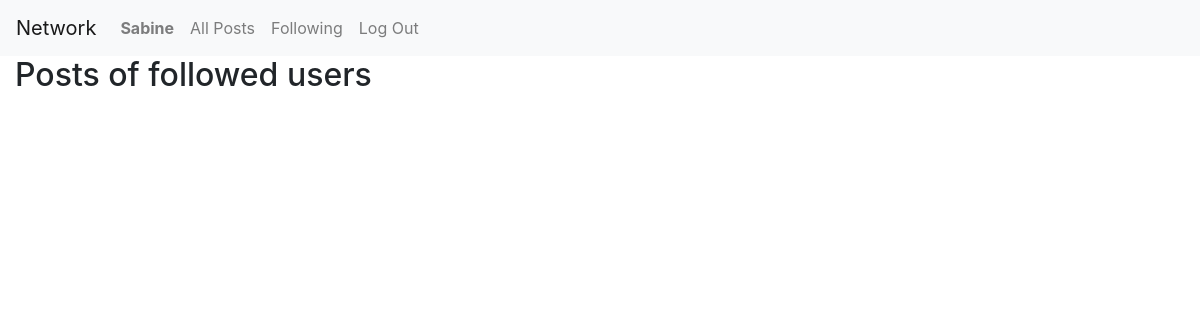
/follow (signed in), run on an earlier commit of the app's database.
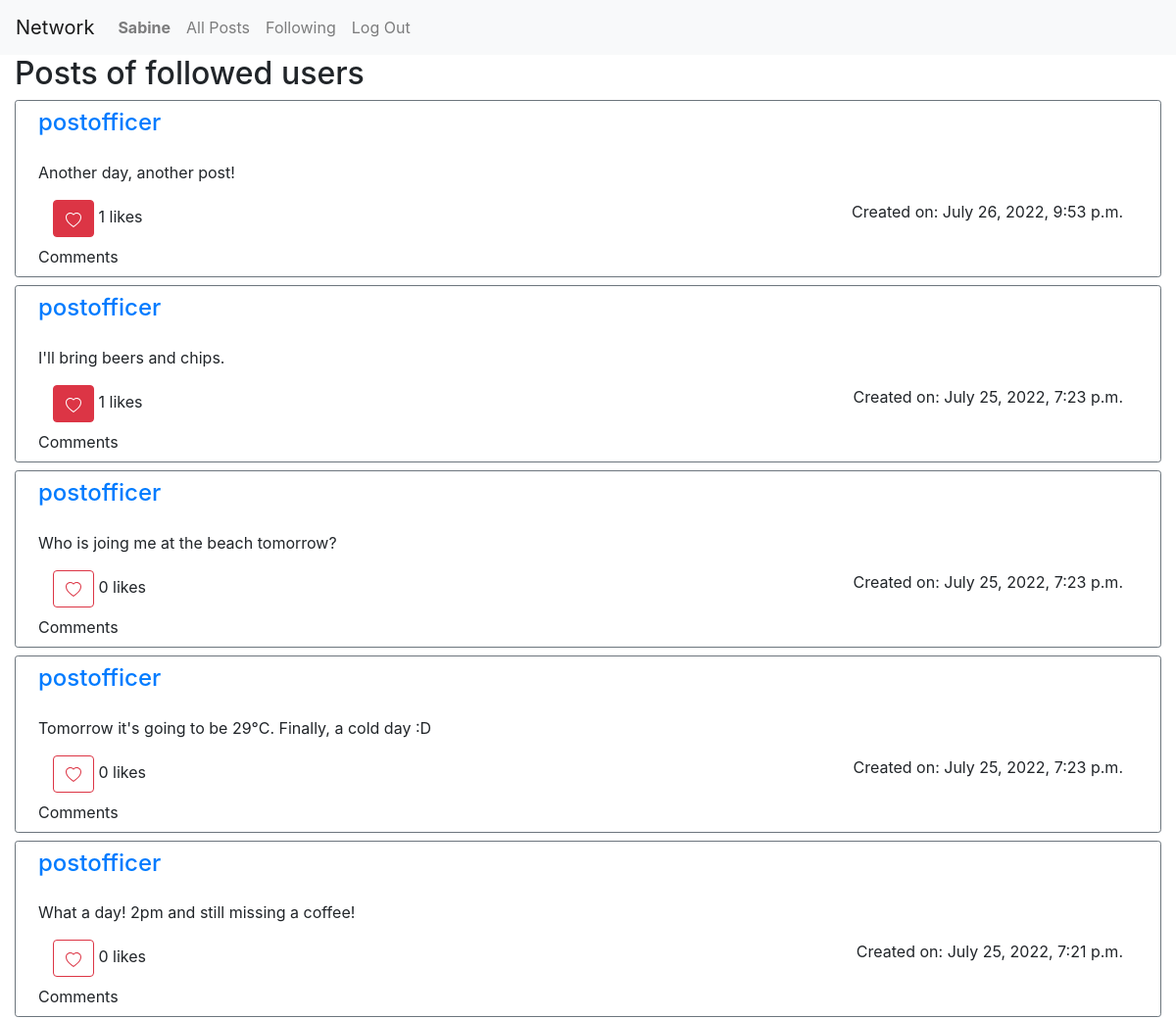
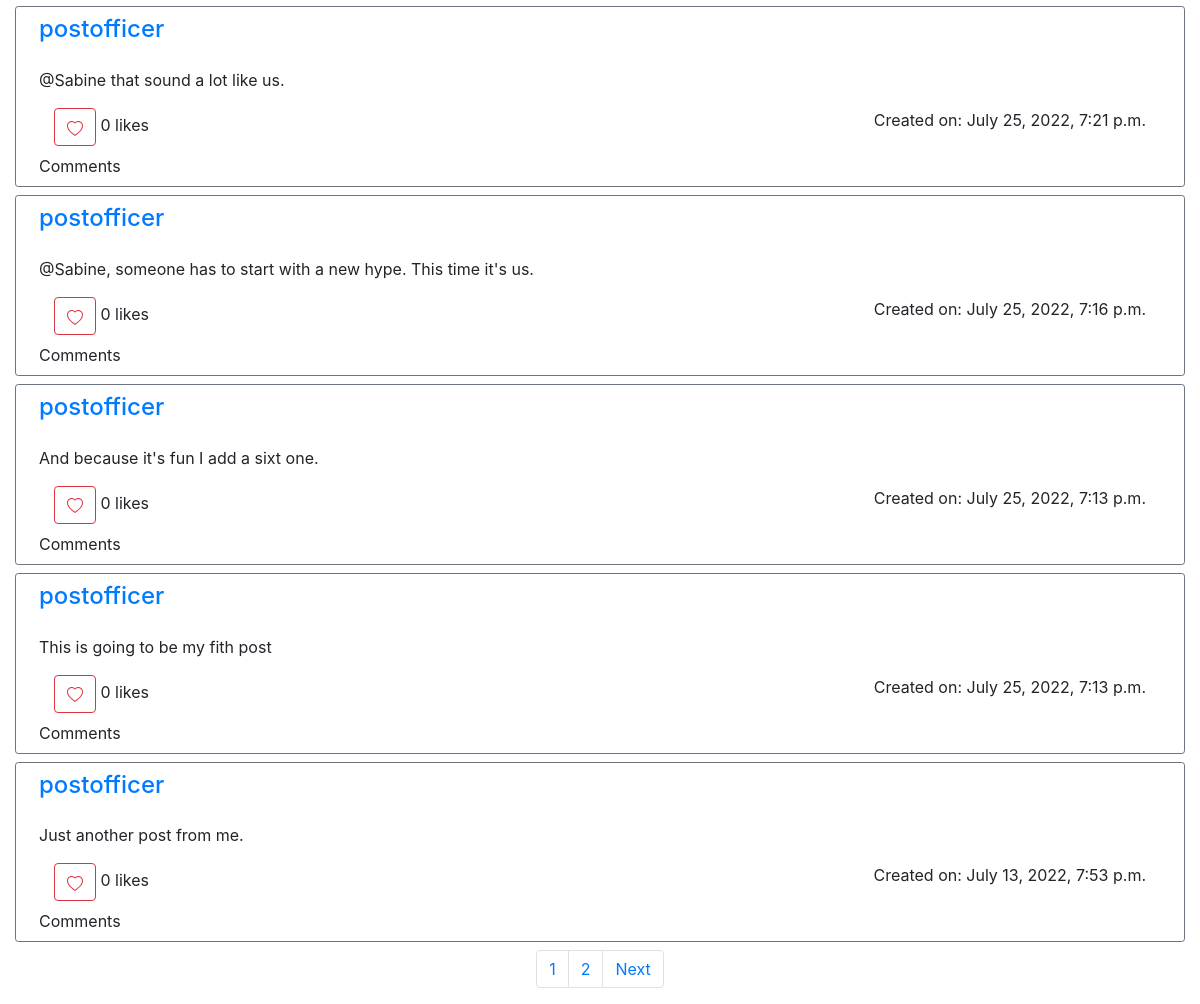
And on a later commit of the database (2 pictures, top to bottom).
### network/models.py (models this page shows, shortened)
class Post(models.Model):
    user = models.ForeignKey("User", on_delete=models.CASCADE, related_name="posts")
    post = models.TextField(max_length=post_max_length, blank=False)
    likes = models.ManyToManyField("User", blank=True, related_name="likes")
    created_on = models.DateTimeField(auto_now_add=True)
    modified_on = models.DateField(auto_now=True)
    @property
    def like_count(self):
        return self.likes.count()

class User(AbstractUser):
    registered = models.DateTimeField(auto_now_add=True)

### network/views.py (the view)
# urls.py: path("follow", views.follow, name="follow"),
@login_required
def follow(request):
    user = User.objects.get(id=request.user.id)
    follows = user.following.all()
    follows_user = [follow.user for follow in follows]
    posts_list = Post.objects.filter(user__in=follows_user).order_by("-created_on")
    paginator = Paginator(posts_list, 10)
    page_number = request.GET.get("page", 1)
    posts = paginator.get_page(page_number)
    return render(request, "network/follow.html", {
        "posts": posts,
        "current_page": page_number,
        "page_range": range(posts.paginator.num_pages),
        },
    )

### network/templates/network/follow.html
{% extends "network/layout.html" %}
{% block body %}
<div class="container-fluid gap-3">
    <h2>Posts of followed users</h2>
    {% include 'network/layout-post.html' %}
</div>
{% endblock %}

### network/templates/network/layout-post.html (shortened to what this page needs)
{% for post in posts %}
    <div class="container-fluid border border-secondary rounded-sm mb-2">
        <div class="row m-2">
            <h4><a href="{% url 'profile' post.user.id %}">{{ post.user.username }}</a></h4>
        </div>
        <div class="row m-2" id="edit{{post.id}}">
            {{ post.post }}
        </div>
        <div class="row m-2 justify">
            <div class="col-2 justify-content-start">
                {% if request.user.is_authenticated and request.user.id != post.user.id %}
                    {% if request.user not in post.likes.all %}
                        <button id="{{ post.id }}" type="button" class="btn btn-outline-danger" onClick="like({{post.id}})">
                        </button>
                        {% else %}
                        <button id="{{ post.id }}" type="button" class="btn btn-danger" onClick="like({{post.id}})">
                        </button>
                    {% endif %}
                {% endif %}
                <span id="like_count{{ post.id }}">{{ post.like_count }}</span> likes
            </div>
            <div class="col" style="text-align: right">
                Created on: {{ post.created_on }}
            </div>
        </div>
        <div class="row m-2">
            Comments
        </div>
    </div>
{% endfor %}
<nav aria-label="Page navigation example">
    <ul class="pagination justify-content-center">
        {% if posts.has_previous or posts.has_next %}
            {% for page in page_range %}
                {% if forloop.counter|slugify == current_page|slugify %}
                    <li class="page-item"><a class="page-link" href="#">{{ forloop.counter }}<span class="sr-only">(current)</span></a></li>
                {% else %}
                    <li class="page-item"><a class="page-link" href="?page={{ forloop.counter }}"> {{ forloop.counter }}</a></li>
                {% endif %}
            {% endfor %}
        {% endif %}
        {% if posts.has_next %}
            <li class="page-item">
                <a class="page-link" href="?page={{ posts.next_page_number }}">Next</a>
            </li>
        {% endif %}
    </ul>
</nav>

What changed in the data, as far as the page shows it:
added Post: user.username "postofficer", post "Another day, another post!", like_count "1", created_on "July 26, 2022, 9:53 p.m."
added Post: user.username "postofficer", post "I'll bring beers and chips.", like_count "1", created_on "July 25, 2022, 7:23 p.m."
added Post: user.username "postofficer", post "Who is joing me at the beach tomorrow?", like_count "0", created_on "July 25, 2022, 7:23 p.m."
added Post: user.username "postofficer", post "Tomorrow it's going to be 29°C. Finally, a cold day :D", like_count "0", created_on "July 25, 2022, 7:23 p.m."
added Post: user.username "postofficer", post "What a day! 2pm and still missing a coffee!", like_count "0", created_on "July 25, 2022, 7:21 p.m."
added Post: user.username "postofficer", post "@Sabine that sound a lot like us.", like_count "0", created_on "July 25, 2022, 7:21 p.m."
added Post: user.username "postofficer", post "@Sabine, someone has to start with a new hype. This time it's us.", like_count "0", created_on "July 25, 2022, 7:16 p.m."
added Post: user.username "postofficer", post "And because it's fun I add a sixt one.", like_count "0", created_on "July 25, 2022, 7:13 p.m."
added Post: user.username "postofficer", post "This is going to be my fith post", like_count "0", created_on "July 25, 2022, 7:13 p.m."
now on this page (row unchanged): Post: user.username "postofficer", post "Just another post from me.", like_count "0", created_on "July 13, 2022, 7:53 p.m."
Also different on the page:
new list line: "1"
new list line: "2"
text now shown: "Next"
